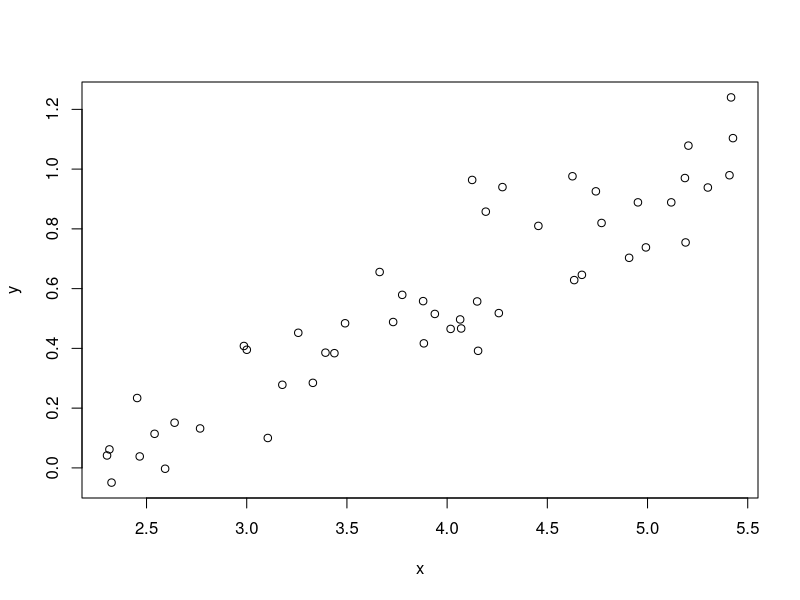
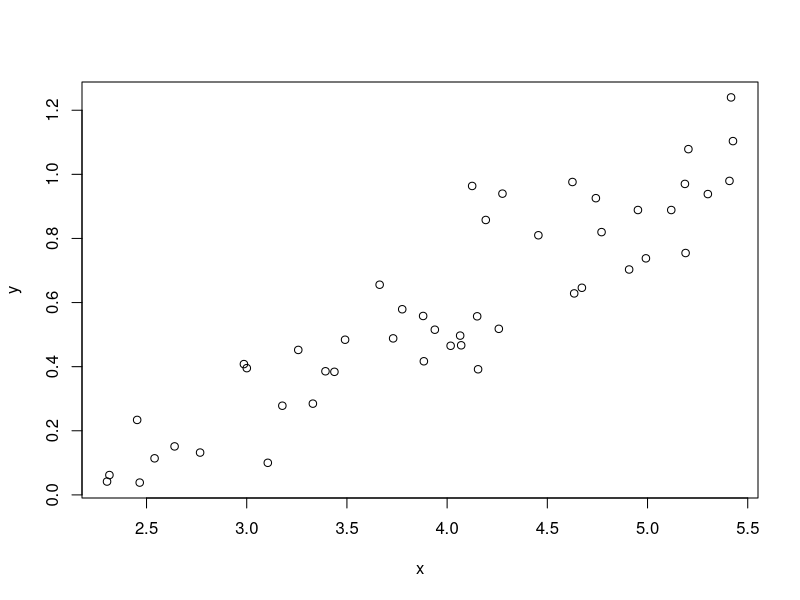
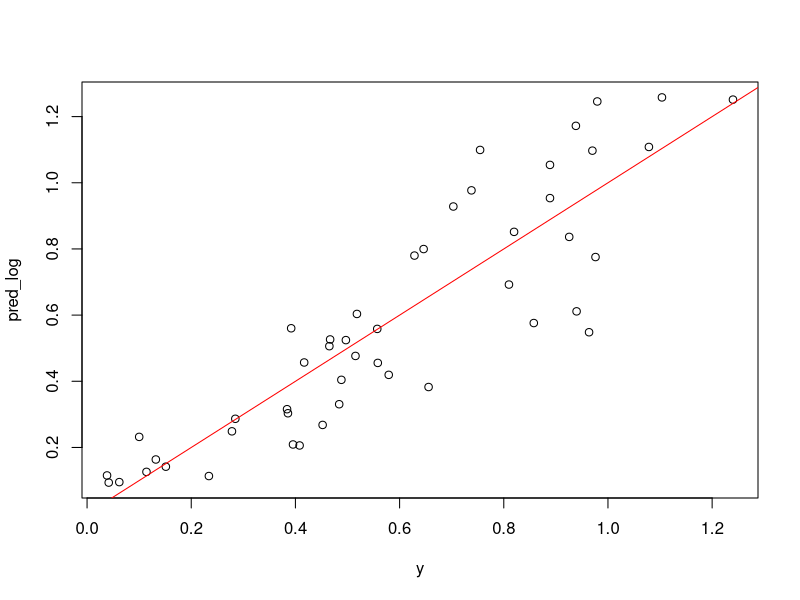
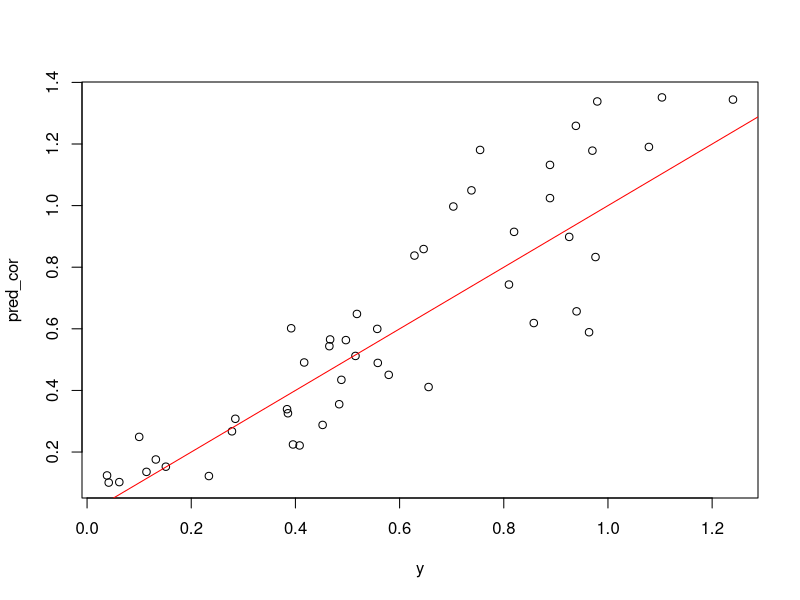

Source code (R) for these figures, in order:
## ---- chunk 1

# let's test these correction factors

e <- exp(1)

# simulate some lengths
x <- runif(50, 2.3, 5.5)

# simulate a y-variable from one of these equations
y <- 0.021*(x^2.315) + rnorm(n = 50, mean = 0, sd = 0.15)
plot(x, y)

# remove anything less than zero
rem <- y>0
x <- x[rem]
y <- y[rem]

# check the relationship
plot(x, y)

# lit a log-linear model
lm_log <- lm(log(y) ~ log(x))
summary(lm_log)

# get the r2
r2 <- summary(lm_log)$r.squared
print(r2)

# get the predictions
pred_log <- e^(predict(lm_log))

# plot the observed versus predicted values
plot(y, pred_log)
abline(a = 0, b = 1, col = "red")

# try this with the correction factors
a <- e
ymax <- max(y)
ymin <- min(y)
BC <- exp( (0.5* (1 - r2)) * ( (1/(log(a))) * (( log(ymax, b=a)-log(ymin, b=a) )/6))^2)
print(BC)

# try this with the true correction factor
BC <- exp(var(residuals(lm_log))/2)
print(BC)

# do the bias correction and check the prediction
# pred_cor <- (10^(predict(lm_log))) * BC
pred_cor <- (e^predict(lm_log))*BC

# plot the observed versus corrected predicted values
plot(y, pred_cor)
abline(a = 0, b = 1, col = "red")

# calculate the mean squared error
round(mean((y - pred_cor)^2), 6)
round(mean((y - pred_log)^2), 6)

# mean absolute error
round(mean(abs(y-pred_cor)), 6)
round(mean(abs(y-pred_log)), 6)

# mean percentage error
mean((abs(y - pred_cor)/y)*100)
mean((abs(y - pred_log)/y)*100)
